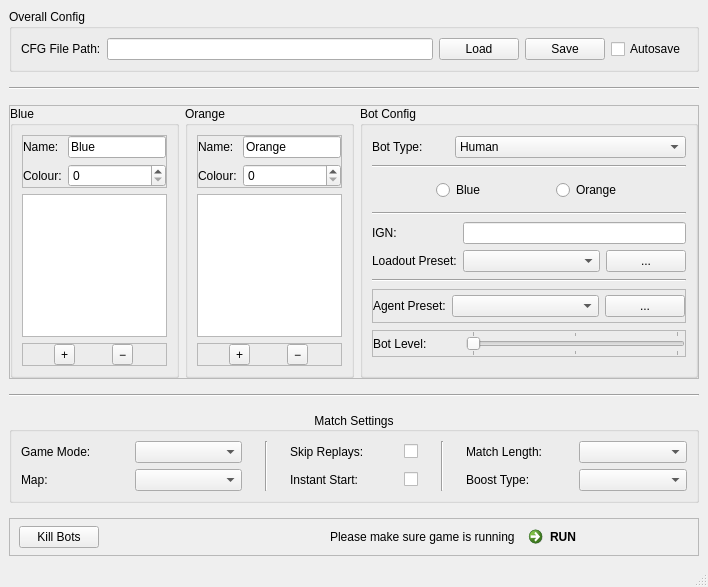
<?xml version="1.0" encoding="UTF-8"?>
<ui version="4.0">
 <class>MainWindow</class>
 <widget class="QMainWindow" name="MainWindow">
  <property name="geometry">
   <rect>
    <x>0</x>
    <y>0</y>
    <width>708</width>
    <height>587</height>
   </rect>
  </property>
  <property name="windowTitle">
   <string>RLBot</string>
  </property>
  <widget class="QWidget" name="centralwidget">
   <layout class="QVBoxLayout" name="verticalLayout_4" stretch="1,0,5,0,0,0">
    <property name="spacing">
     <number>15</number>
    </property>
    <item>
     <widget class="QGroupBox" name="groupBox_5">
      <property name="sizePolicy">
       <sizepolicy hsizetype="Preferred" vsizetype="Fixed">
        <horstretch>0</horstretch>
        <verstretch>0</verstretch>
       </sizepolicy>
      </property>
      <property name="title">
       <string>Overall Config</string>
      </property>
      <layout class="QHBoxLayout" name="horizontalLayout_9">
       <item>
        <widget class="QLabel" name="label_6">
         <property name="text">
          <string>CFG File Path:</string>
         </property>
        </widget>
       </item>
       <item>
        <widget class="QLineEdit" name="cfg_file_path_lineedit">
         <property name="readOnly">
          <bool>true</bool>
         </property>
        </widget>
       </item>
       <item>
        <widget class="QPushButton" name="cfg_load_pushbutton">
         <property name="text">
          <string>Load</string>
         </property>
        </widget>
       </item>
       <item>
        <widget class="QPushButton" name="cfg_save_pushbutton">
         <property name="text">
          <string>Save</string>
         </property>
        </widget>
       </item>
       <item>
        <widget class="QCheckBox" name="cfg_autosave_checkbutton">
         <property name="text">
          <string>Autosave</string>
         </property>
        </widget>
       </item>
      </layout>
     </widget>
    </item>
    <item>
     <widget class="Line" name="line_2">
      <property name="orientation">
       <enum>Qt::Horizontal</enum>
      </property>
     </widget>
    </item>
    <item>
     <widget class="QFrame" name="frame_3">
      <property name="frameShape">
       <enum>QFrame::StyledPanel</enum>
      </property>
      <property name="frameShadow">
       <enum>QFrame::Raised</enum>
      </property>
      <layout class="QHBoxLayout" name="horizontalLayout_6" stretch="1,1,2">
       <property name="leftMargin">
        <number>0</number>
       </property>
       <property name="topMargin">
        <number>0</number>
       </property>
       <property name="rightMargin">
        <number>0</number>
       </property>
       <property name="bottomMargin">
        <number>0</number>
       </property>
       <item>
        <widget class="QGroupBox" name="groupBox">
         <property name="minimumSize">
          <size>
           <width>150</width>
           <height>0</height>
          </size>
         </property>
         <property name="maximumSize">
          <size>
           <width>200</width>
           <height>16777215</height>
          </size>
         </property>
         <property name="title">
          <string>Blue</string>
         </property>
         <layout class="QVBoxLayout" name="verticalLayout">
          <item>
           <widget class="QFrame" name="frame_9">
            <property name="frameShape">
             <enum>QFrame::StyledPanel</enum>
            </property>
            <property name="frameShadow">
             <enum>QFrame::Raised</enum>
            </property>
            <layout class="QGridLayout" name="gridLayout_4">
             <property name="leftMargin">
              <number>0</number>
             </property>
             <property name="topMargin">
              <number>0</number>
             </property>
             <property name="rightMargin">
              <number>0</number>
             </property>
             <property name="bottomMargin">
              <number>0</number>
             </property>
             <item row="0" column="0">
              <widget class="QLabel" name="label_17">
               <property name="text">
                <string>Name:</string>
               </property>
              </widget>
             </item>
             <item row="0" column="1">
              <widget class="QLineEdit" name="blue_name_lineedit">
               <property name="text">
                <string>Blue</string>
               </property>
              </widget>
             </item>
             <item row="1" column="0">
              <widget class="QLabel" name="label_18">
               <property name="text">
                <string>Colour:</string>
               </property>
              </widget>
             </item>
             <item row="1" column="1">
              <widget class="QSpinBox" name="blue_color_spinbox"/>
             </item>
            </layout>
           </widget>
          </item>
          <item>
           <widget class="QListWidget" name="blue_listwidget">
            <property name="dragDropMode">
             <enum>QAbstractItemView::DragDrop</enum>
            </property>
            <property name="defaultDropAction">
             <enum>Qt::MoveAction</enum>
            </property>
            <property name="selectionMode">
             <enum>QAbstractItemView::SingleSelection</enum>
            </property>
           </widget>
          </item>
          <item>
           <widget class="QFrame" name="frame_4">
            <property name="frameShape">
             <enum>QFrame::StyledPanel</enum>
            </property>
            <property name="frameShadow">
             <enum>QFrame::Raised</enum>
            </property>
            <layout class="QHBoxLayout" name="horizontalLayout_7">
             <property name="leftMargin">
              <number>0</number>
             </property>
             <property name="topMargin">
              <number>0</number>
             </property>
             <property name="rightMargin">
              <number>0</number>
             </property>
             <property name="bottomMargin">
              <number>0</number>
             </property>
             <item>
              <widget class="QToolButton" name="blue_plus_toolbutton">
               <property name="text">
                <string>+</string>
               </property>
              </widget>
             </item>
             <item>
              <widget class="QToolButton" name="blue_minus_toolbutton">
               <property name="text">
                <string>−</string>
               </property>
               <property name="popupMode">
                <enum>QToolButton::DelayedPopup</enum>
               </property>
              </widget>
             </item>
            </layout>
           </widget>
          </item>
         </layout>
        </widget>
       </item>
       <item>
        <widget class="QGroupBox" name="groupBox_2">
         <property name="minimumSize">
          <size>
           <width>150</width>
           <height>0</height>
          </size>
         </property>
         <property name="maximumSize">
          <size>
           <width>200</width>
           <height>16777215</height>
          </size>
         </property>
         <property name="title">
          <string>Orange</string>
         </property>
         <layout class="QVBoxLayout" name="verticalLayout_2">
          <item>
           <widget class="QFrame" name="frame_10">
            <property name="frameShape">
             <enum>QFrame::StyledPanel</enum>
            </property>
            <property name="frameShadow">
             <enum>QFrame::Raised</enum>
            </property>
            <layout class="QGridLayout" name="gridLayout_5">
             <property name="leftMargin">
              <number>0</number>
             </property>
             <property name="topMargin">
              <number>0</number>
             </property>
             <property name="rightMargin">
              <number>0</number>
             </property>
             <property name="bottomMargin">
              <number>0</number>
             </property>
             <item row="0" column="0">
              <widget class="QLabel" name="label_19">
               <property name="text">
                <string>Name:</string>
               </property>
              </widget>
             </item>
             <item row="0" column="1">
              <widget class="QLineEdit" name="orange_name_lineedit">
               <property name="text">
                <string>Orange</string>
               </property>
              </widget>
             </item>
             <item row="1" column="0">
              <widget class="QLabel" name="label_20">
               <property name="text">
                <string>Colour:</string>
               </property>
              </widget>
             </item>
             <item row="1" column="1">
              <widget class="QSpinBox" name="orange_color_spinbox"/>
             </item>
            </layout>
           </widget>
          </item>
          <item>
           <widget class="QListWidget" name="orange_listwidget">
            <property name="dragDropMode">
             <enum>QAbstractItemView::DragDrop</enum>
            </property>
            <property name="defaultDropAction">
             <enum>Qt::MoveAction</enum>
            </property>
            <property name="selectionMode">
             <enum>QAbstractItemView::SingleSelection</enum>
            </property>
           </widget>
          </item>
          <item>
           <widget class="QFrame" name="frame_5">
            <property name="frameShape">
             <enum>QFrame::StyledPanel</enum>
            </property>
            <property name="frameShadow">
             <enum>QFrame::Raised</enum>
            </property>
            <layout class="QHBoxLayout" name="horizontalLayout_8">
             <property name="leftMargin">
              <number>0</number>
             </property>
             <property name="topMargin">
              <number>0</number>
             </property>
             <property name="rightMargin">
              <number>0</number>
             </property>
             <property name="bottomMargin">
              <number>0</number>
             </property>
             <item>
              <widget class="QToolButton" name="orange_plus_toolbutton">
               <property name="text">
                <string>+</string>
               </property>
              </widget>
             </item>
             <item>
              <widget class="QToolButton" name="orange_minus_toolbutton">
               <property name="text">
                <string>−</string>
               </property>
              </widget>
             </item>
            </layout>
           </widget>
          </item>
         </layout>
        </widget>
       </item>
       <item>
        <widget class="QGroupBox" name="bot_config_groupbox">
         <property name="enabled">
          <bool>true</bool>
         </property>
         <property name="title">
          <string>Bot Config</string>
         </property>
         <property name="alignment">
          <set>Qt::AlignLeading|Qt::AlignLeft|Qt::AlignTop</set>
         </property>
         <property name="checkable">
          <bool>false</bool>
         </property>
         <layout class="QVBoxLayout" name="verticalLayout_3" stretch="0,0,0,0,0,0,0,0,0">
          <property name="sizeConstraint">
           <enum>QLayout::SetDefaultConstraint</enum>
          </property>
          <item>
           <widget class="QFrame" name="frame">
            <property name="sizePolicy">
             <sizepolicy hsizetype="Preferred" vsizetype="Fixed">
              <horstretch>0</horstretch>
              <verstretch>0</verstretch>
             </sizepolicy>
            </property>
            <property name="frameShape">
             <enum>QFrame::NoFrame</enum>
            </property>
            <layout class="QHBoxLayout" name="horizontalLayout_2" stretch="1,3">
             <property name="leftMargin">
              <number>0</number>
             </property>
             <property name="topMargin">
              <number>0</number>
             </property>
             <property name="rightMargin">
              <number>0</number>
             </property>
             <property name="bottomMargin">
              <number>0</number>
             </property>
             <item>
              <widget class="QLabel" name="label">
               <property name="text">
                <string>Bot Type:</string>
               </property>
              </widget>
             </item>
             <item>
              <widget class="QComboBox" name="bot_type_combobox">
               <property name="toolTip">
                <string>Select bot</string>
               </property>
               <property name="currentIndex">
                <number>0</number>
               </property>
               <item>
                <property name="text">
                 <string>Human</string>
                </property>
               </item>
               <item>
                <property name="text">
                 <string>Psyonix</string>
                </property>
               </item>
               <item>
                <property name="text">
                 <string>RLBot</string>
                </property>
               </item>
               <item>
                <property name="text">
                 <string>Party Member Bot</string>
                </property>
               </item>
              </widget>
             </item>
            </layout>
           </widget>
          </item>
          <item>
           <widget class="Line" name="line">
            <property name="orientation">
             <enum>Qt::Horizontal</enum>
            </property>
           </widget>
          </item>
          <item>
           <widget class="QFrame" name="team_frame">
            <property name="sizePolicy">
             <sizepolicy hsizetype="Preferred" vsizetype="Fixed">
              <horstretch>0</horstretch>
              <verstretch>0</verstretch>
             </sizepolicy>
            </property>
            <property name="minimumSize">
             <size>
              <width>0</width>
              <height>30</height>
             </size>
            </property>
            <property name="frameShape">
             <enum>QFrame::NoFrame</enum>
            </property>
            <layout class="QHBoxLayout" name="horizontalLayout_4">
             <property name="leftMargin">
              <number>0</number>
             </property>
             <property name="topMargin">
              <number>0</number>
             </property>
             <property name="rightMargin">
              <number>0</number>
             </property>
             <property name="bottomMargin">
              <number>0</number>
             </property>
             <item>
              <widget class="QRadioButton" name="blue_radiobutton">
               <property name="sizePolicy">
                <sizepolicy hsizetype="Fixed" vsizetype="Fixed">
                 <horstretch>0</horstretch>
                 <verstretch>0</verstretch>
                </sizepolicy>
               </property>
               <property name="minimumSize">
                <size>
                 <width>50</width>
                 <height>0</height>
                </size>
               </property>
               <property name="text">
                <string>Blue</string>
               </property>
              </widget>
             </item>
             <item>
              <widget class="QRadioButton" name="orange_radiobutton">
               <property name="sizePolicy">
                <sizepolicy hsizetype="Fixed" vsizetype="Fixed">
                 <horstretch>0</horstretch>
                 <verstretch>0</verstretch>
                </sizepolicy>
               </property>
               <property name="text">
                <string>Orange</string>
               </property>
              </widget>
             </item>
            </layout>
           </widget>
          </item>
          <item>
           <widget class="Line" name="line_4">
            <property name="orientation">
             <enum>Qt::Horizontal</enum>
            </property>
           </widget>
          </item>
          <item>
           <widget class="QFrame" name="frame_2">
            <property name="sizePolicy">
             <sizepolicy hsizetype="Preferred" vsizetype="Fixed">
              <horstretch>0</horstretch>
              <verstretch>0</verstretch>
             </sizepolicy>
            </property>
            <property name="frameShape">
             <enum>QFrame::NoFrame</enum>
            </property>
            <layout class="QGridLayout" name="gridLayout" columnstretch="2,4,1">
             <property name="leftMargin">
              <number>0</number>
             </property>
             <property name="topMargin">
              <number>0</number>
             </property>
             <property name="rightMargin">
              <number>0</number>
             </property>
             <property name="bottomMargin">
              <number>0</number>
             </property>
             <item row="0" column="0">
              <widget class="QLabel" name="label_3">
               <property name="text">
                <string>IGN:</string>
               </property>
              </widget>
             </item>
             <item row="1" column="1">
              <widget class="QComboBox" name="loadout_preset_combobox"/>
             </item>
             <item row="1" column="0">
              <widget class="QLabel" name="label_4">
               <property name="text">
                <string>Loadout Preset:</string>
               </property>
              </widget>
             </item>
             <item row="0" column="1" colspan="2">
              <widget class="QLineEdit" name="ign_lineedit"/>
             </item>
             <item row="1" column="2">
              <widget class="QPushButton" name="loadout_preset_toolbutton">
               <property name="text">
                <string>...</string>
               </property>
              </widget>
             </item>
            </layout>
           </widget>
          </item>
          <item>
           <widget class="Line" name="extra_line">
            <property name="orientation">
             <enum>Qt::Horizontal</enum>
            </property>
           </widget>
          </item>
          <item>
           <widget class="QFrame" name="rlbot_frame">
            <property name="sizePolicy">
             <sizepolicy hsizetype="Preferred" vsizetype="Fixed">
              <horstretch>0</horstretch>
              <verstretch>0</verstretch>
             </sizepolicy>
            </property>
            <property name="frameShape">
             <enum>QFrame::StyledPanel</enum>
            </property>
            <property name="frameShadow">
             <enum>QFrame::Raised</enum>
            </property>
            <layout class="QHBoxLayout" name="horizontalLayout" stretch="2,4,1">
             <property name="leftMargin">
              <number>0</number>
             </property>
             <property name="topMargin">
              <number>0</number>
             </property>
             <property name="rightMargin">
              <number>0</number>
             </property>
             <property name="bottomMargin">
              <number>0</number>
             </property>
             <item>
              <widget class="QLabel" name="label_2">
               <property name="minimumSize">
                <size>
                 <width>0</width>
                 <height>32</height>
                </size>
               </property>
               <property name="text">
                <string>Agent Preset:</string>
               </property>
              </widget>
             </item>
             <item>
              <widget class="QComboBox" name="agent_preset_combobox"/>
             </item>
             <item>
              <widget class="QPushButton" name="agent_preset_toolbutton">
               <property name="text">
                <string>...</string>
               </property>
              </widget>
             </item>
            </layout>
           </widget>
          </item>
          <item>
           <widget class="QFrame" name="psyonix_bot_frame">
            <property name="sizePolicy">
             <sizepolicy hsizetype="Preferred" vsizetype="Fixed">
              <horstretch>0</horstretch>
              <verstretch>0</verstretch>
             </sizepolicy>
            </property>
            <property name="frameShape">
             <enum>QFrame::StyledPanel</enum>
            </property>
            <property name="frameShadow">
             <enum>QFrame::Raised</enum>
            </property>
            <layout class="QHBoxLayout" name="horizontalLayout_3" stretch="2,5">
             <property name="leftMargin">
              <number>0</number>
             </property>
             <property name="topMargin">
              <number>0</number>
             </property>
             <property name="rightMargin">
              <number>0</number>
             </property>
             <property name="bottomMargin">
              <number>0</number>
             </property>
             <item>
              <widget class="QLabel" name="label_5">
               <property name="text">
                <string>Bot Level:</string>
               </property>
              </widget>
             </item>
             <item>
              <widget class="QSlider" name="bot_level_slider">
               <property name="sizePolicy">
                <sizepolicy hsizetype="Preferred" vsizetype="Fixed">
                 <horstretch>0</horstretch>
                 <verstretch>0</verstretch>
                </sizepolicy>
               </property>
               <property name="locale">
                <locale language="Dutch" country="Netherlands"/>
               </property>
               <property name="maximum">
                <number>100</number>
               </property>
               <property name="tracking">
                <bool>false</bool>
               </property>
               <property name="orientation">
                <enum>Qt::Horizontal</enum>
               </property>
               <property name="tickPosition">
                <enum>QSlider::TicksBothSides</enum>
               </property>
               <property name="tickInterval">
                <number>50</number>
               </property>
              </widget>
             </item>
            </layout>
           </widget>
          </item>
          <item>
           <widget class="QFrame" name="button_frame">
            <property name="sizePolicy">
             <sizepolicy hsizetype="Preferred" vsizetype="Fixed">
              <horstretch>0</horstretch>
              <verstretch>0</verstretch>
             </sizepolicy>
            </property>
            <property name="frameShape">
             <enum>QFrame::NoFrame</enum>
            </property>
            <layout class="QHBoxLayout" name="horizontalLayout_5">
             <property name="leftMargin">
              <number>0</number>
             </property>
             <property name="topMargin">
              <number>0</number>
             </property>
             <property name="rightMargin">
              <number>0</number>
             </property>
             <property name="bottomMargin">
              <number>0</number>
             </property>
            </layout>
           </widget>
          </item>
         </layout>
        </widget>
       </item>
      </layout>
     </widget>
    </item>
    <item>
     <widget class="Line" name="line_3">
      <property name="orientation">
       <enum>Qt::Horizontal</enum>
      </property>
     </widget>
    </item>
    <item>
     <widget class="QGroupBox" name="match_settings_groupbox">
      <property name="title">
       <string>Match Settings</string>
      </property>
      <property name="alignment">
       <set>Qt::AlignCenter</set>
      </property>
      <layout class="QGridLayout" name="gridLayout_2" columnstretch="3,3,1,3,3,1,3,3">
       <item row="0" column="0">
        <widget class="QLabel" name="label_11">
         <property name="text">
          <string>Game Mode:</string>
         </property>
        </widget>
       </item>
       <item row="0" column="1">
        <widget class="QComboBox" name="mode_type_combobox"/>
       </item>
       <item row="0" column="2" rowspan="2">
        <widget class="Line" name="line_6">
         <property name="sizePolicy">
          <sizepolicy hsizetype="Preferred" vsizetype="Minimum">
           <horstretch>0</horstretch>
           <verstretch>0</verstretch>
          </sizepolicy>
         </property>
         <property name="orientation">
          <enum>Qt::Vertical</enum>
         </property>
        </widget>
       </item>
       <item row="0" column="3">
        <widget class="QLabel" name="label_13">
         <property name="text">
          <string>Skip Replays:</string>
         </property>
        </widget>
       </item>
       <item row="0" column="4">
        <widget class="QCheckBox" name="skip_replays_checkbox">
         <property name="sizePolicy">
          <sizepolicy hsizetype="Fixed" vsizetype="Fixed">
           <horstretch>0</horstretch>
           <verstretch>0</verstretch>
          </sizepolicy>
         </property>
        </widget>
       </item>
       <item row="0" column="5" rowspan="2">
        <widget class="Line" name="line_7">
         <property name="sizePolicy">
          <sizepolicy hsizetype="Preferred" vsizetype="Minimum">
           <horstretch>0</horstretch>
           <verstretch>0</verstretch>
          </sizepolicy>
         </property>
         <property name="orientation">
          <enum>Qt::Vertical</enum>
         </property>
        </widget>
       </item>
       <item row="0" column="6">
        <widget class="QLabel" name="label_15">
         <property name="text">
          <string>Match Length:</string>
         </property>
        </widget>
       </item>
       <item row="0" column="7">
        <widget class="QComboBox" name="match_length_combobox"/>
       </item>
       <item row="1" column="0">
        <widget class="QLabel" name="label_12">
         <property name="text">
          <string>Map:</string>
         </property>
        </widget>
       </item>
       <item row="1" column="1">
        <widget class="QComboBox" name="map_type_combobox"/>
       </item>
       <item row="1" column="3">
        <widget class="QLabel" name="label_14">
         <property name="text">
          <string>Instant Start:</string>
         </property>
        </widget>
       </item>
       <item row="1" column="4">
        <widget class="QCheckBox" name="instant_start_checkbox">
         <property name="sizePolicy">
          <sizepolicy hsizetype="Fixed" vsizetype="Fixed">
           <horstretch>0</horstretch>
           <verstretch>0</verstretch>
          </sizepolicy>
         </property>
        </widget>
       </item>
       <item row="1" column="6">
        <widget class="QLabel" name="label_16">
         <property name="text">
          <string>Boost Type:</string>
         </property>
        </widget>
       </item>
       <item row="1" column="7">
        <widget class="QComboBox" name="boost_type_combobox"/>
       </item>
      </layout>
     </widget>
    </item>
    <item>
     <widget class="QFrame" name="frame_6">
      <property name="frameShape">
       <enum>QFrame::StyledPanel</enum>
      </property>
      <property name="frameShadow">
       <enum>QFrame::Raised</enum>
      </property>
      <layout class="QHBoxLayout" name="horizontalLayout_10">
       <property name="topMargin">
        <number>0</number>
       </property>
       <property name="bottomMargin">
        <number>0</number>
       </property>
       <item>
        <widget class="QPushButton" name="kill_bots_pushbutton">
         <property name="text">
          <string>Kill Bots</string>
         </property>
        </widget>
       </item>
       <item>
        <spacer name="horizontalSpacer">
         <property name="orientation">
          <enum>Qt::Horizontal</enum>
         </property>
         <property name="sizeHint" stdset="0">
          <size>
           <width>489</width>
           <height>20</height>
          </size>
         </property>
        </spacer>
       </item>
       <item>
        <widget class="QLabel" name="label_7">
         <property name="text">
          <string>Please make sure game is running</string>
         </property>
        </widget>
       </item>
       <item>
        <widget class="QCommandLinkButton" name="run_button">
         <property name="styleSheet">
          <string notr="true"/>
         </property>
         <property name="text">
          <string>RUN</string>
         </property>
        </widget>
       </item>
      </layout>
     </widget>
    </item>
   </layout>
  </widget>
  <widget class="QStatusBar" name="statusbar"/>
 </widget>
 <resources/>
 <connections/>
</ui>
